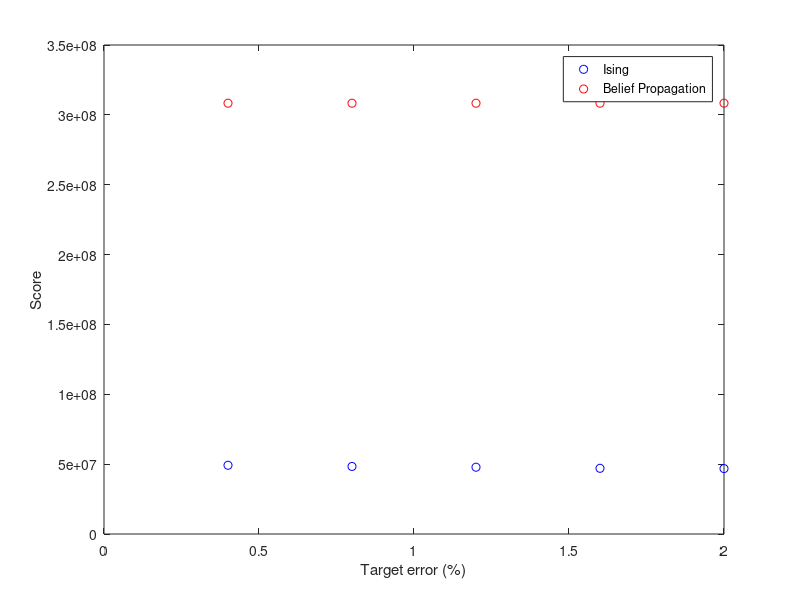

The MATLAB source for this figure:
load("log_n_5e5_eta_2e-2")

error_percen = 100 * target_error;

%Averages
is_mean_iter = mean(is_iter, 2);
is_mean_flip = mean(is_flip, 2);
bp_mean_iter = mean(bp_iter, 2);

%Scores
is_score = is_mean_iter - is_mean_flip + (3 + (a + b) * lambda(n)) * is_mean_flip;
bp_score = (2 * (1 - eta)^2 * (a + b) * n * lambda(n) + 2 * (1 - eta) * n) * bp_mean_iter;

%Comparison
figure;
plot(error_percen, is_score, 'ob', error_percen, bp_score, 'or');
legend("Ising", "Belief Propagation");
xlabel("Target error (%)");
ylabel("Score");

disp(bp_score ./ is_score);
